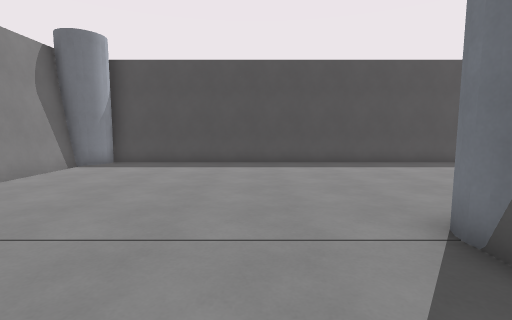
View 1 (above)

16 first-person views from a walk through a Godot game level. The camera is 1.4 m above the floor, tilts 6° down and sees 85° across. The floor is counted in squares, 1 m on a side. Each view is taken from the middle of a square. On the plan, view 1 faces up. The plan holds only what a view shows up to about 14 squares ahead; the rest is blank. Surface patterns are stand-ins for the level's own textures.

View 2
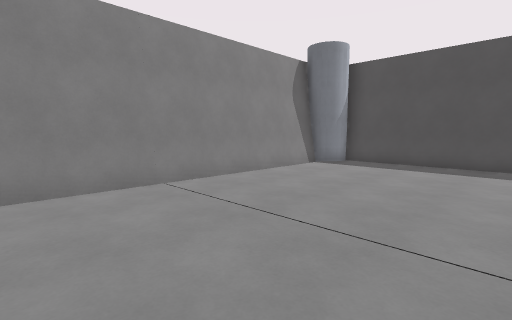

View 3
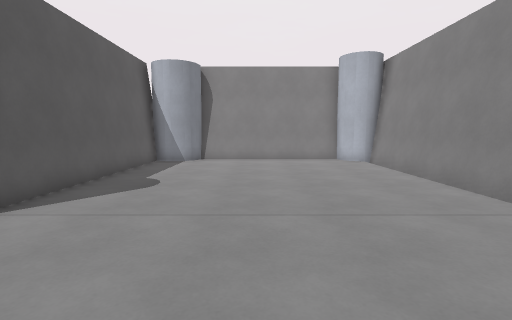

View 4
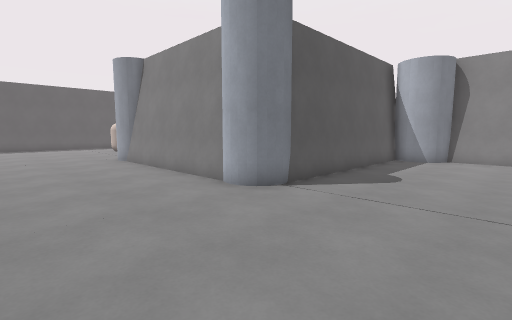

View 5
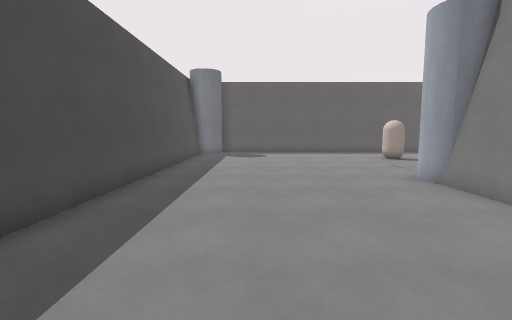

View 6
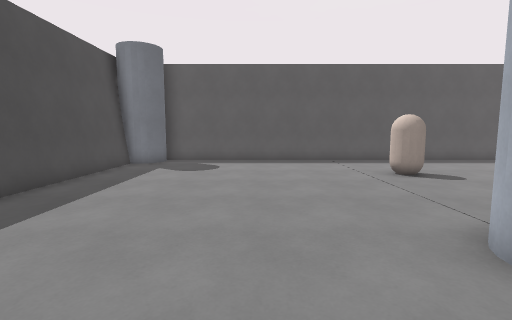

View 7
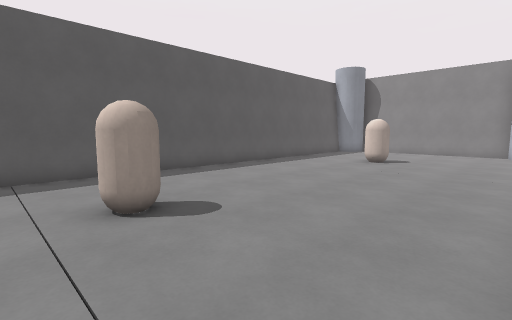

View 8
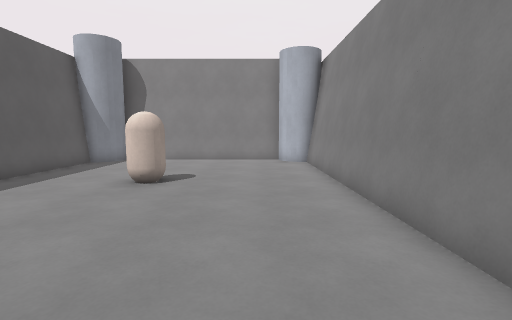

View 9
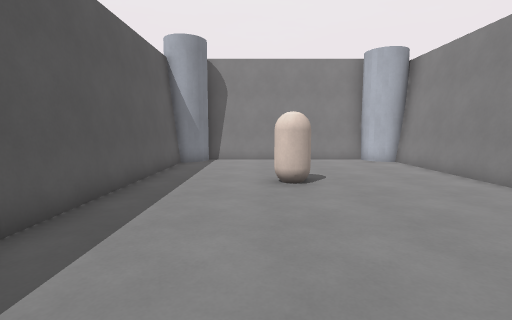

View 10
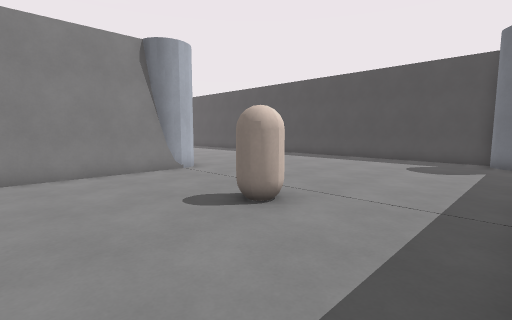

View 11
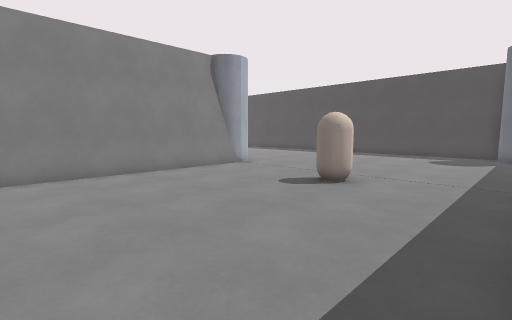

View 12
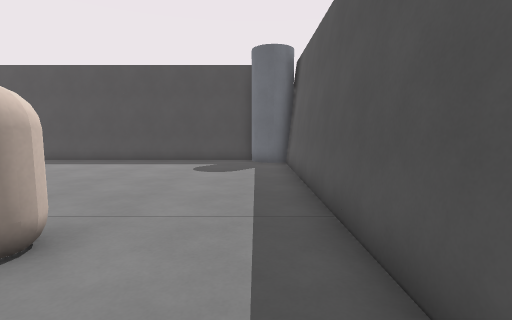

View 13
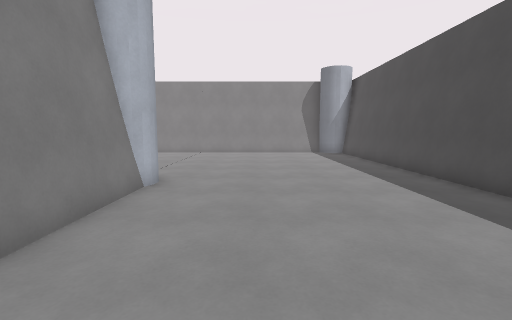

View 14
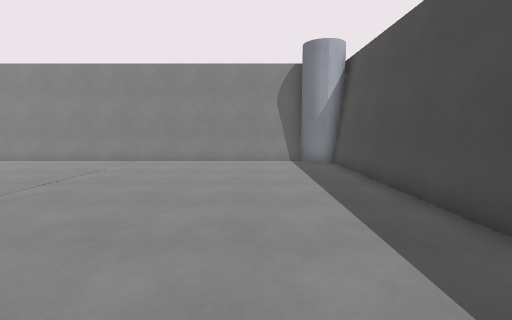

View 15
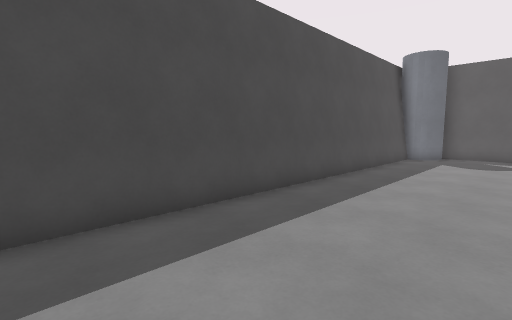

View 16
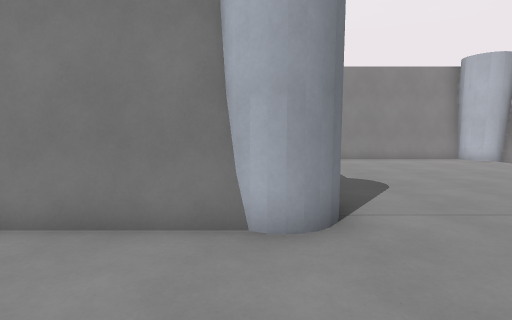

### Floor plan
Points are (right, up) in squares from view 1. A wall is a line through its corners. A room is listed if a view was taken in it or the views show most of it. See-through windows are left out.
Room 1 (views 1, 2, 3, 4, 5, 6, 7, 8, 9, 10, 11, 12, 13, 14, 15, 16)
walls: (12.6, 3) (12.6, -13.8); (4.4, 3.9) (11, 3.9); (4.1, 4.1) (11.2, 4.1); (2.7, -5.4) (2.7, 3.1); (1.4, -4.8) (1.9, -4.7); (21, 12.5) (-6.5, 12.5); (-7.3, 11.2) (-7.3, -4.9); (-6.1, -5.8) (0.7, -5.8) (0.8, -5.3) (1.5, -4.7) (2.2, -4.8); (13.7, -14.7) (21.4, -14.7); (22.5, -13.4) (22.5, 11.5)
objects: other object (18, -9) to (18, -8); other object (18, 2)

Positions as (right, up) in squares from view 1, and headings:
1: (0, 0), facing up
2: (0, 0), facing up-left
3: (-2, 8), facing down
4: (-2, 9), facing down-right
5: (4, 9), facing right
6: (9, 7), facing right
7: (13, 4), facing down-right
8: (15, -1), facing down
9: (19, -1), facing down
10: (22, -2), facing up-left
11: (22, -5), facing up-left
12: (21, -1), facing up
13: (11, 7), facing left
14: (6, 9), facing left
15: (6, 8), facing up-right
16: (4, 8), facing down
